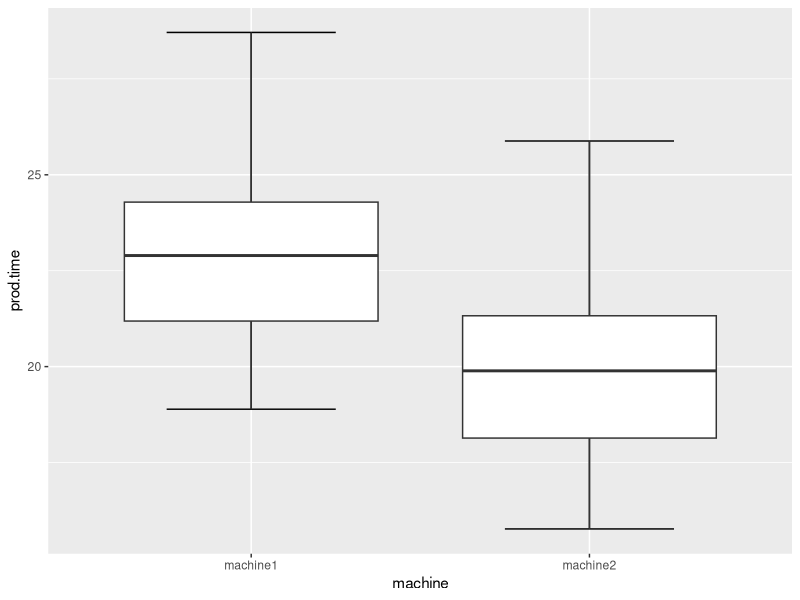

The R script that drew this image:

#*****************************************************************************
#         Week: April 24 - April 28: Two Sample Testing for Means
#*****************************************************************************


#Load Tidyverse
library(tidyverse)

#load dplyr
library(dplyr)

#load ggplot2
library(ggplot2)

# Today we discuss two-sample hypothesis testing for differences in population means,
# In a variety of fields, the need often arises to compare the behavior of
# one population with the behavior of another population
#To do this, we draw two samples (one from each population). 
#Hence the name "Two Sample Tests"

#Sometimes the samples are independent, and sometimes they are 
#matched in some way. Each sample comes from a separate population

# The objective is mostly to determine whether these populations
# are different from each other. Usually this involves tests of
# of hypotheses about population means.

#We can also test hypotheses about population variances.

# In testing hypotheses with two samples (from two different populations)
# The null hypothesis (H0) here is that the two populations are similar
#i.e. the average behavior of (a variable) in the two populations are similar

# i.e. any differences you see between the two samples 
# are due to chance and not real.

#The alternative hypothesis(H1) is that the average behavior of (a variable) in
#the two populations is NOT similar/the same


#We can have two-sided hypothesis testing for means:

# null        H0: mean 1 = mean 2 or mean 1 - mean 2 = 0
# alternative H1: mean 1<> mean2  or mean 1 - mean 2 <>0

#We can also have one-sided or one-tailed tests here, where the

# null H0: mean 1 - mean 2 = 0 and the alternative,
#      H1: mean 1 - mean 2 > 0 

# null H0: mean 1 - mean 2 = 0 and the alternative,
#      H1: mean 1 - mean 2 < 0


#The zero in these hypotheses is just the typical case.
#It is possible to test for any value - just substitute that value 
# for zero e.g.


#where the null H0: mean 1- mean 2 = 5 and the alternative
#               H1: mean 1 - mean 2 is not equal to 5




#To carry out the test follow these steps:

#Step 1: Set significance level (select your alpha)

#Step 2: Write out the null and alternative hypotheses

#Step 3: Calculate the mean and standard deviation of each sample

#Step 4: Subtract one mean from the other

#Step 5: Use a formula to convert the result of Step 4 into a test statistic

#Step 6: Obtain the p-value corresponding to the statistic

#Step 7: Compare the p-value from Step 5 to your chosen alpha

#Step 8: If p-value < = alpha reject null hypothesis otherwise fail
#        to reject the null hypothesis

#Step 9: Write your results and conclusion about the test

#------------------------------------------------------------------------
#Two sample tests for means in R
#------------------------------------------------------------------------

#There are two different t-tests:

# 1. Independent-means t-test: also called the independent-measures 
# or independent-samples t-test (assume equal or unequal variances)

# 2. Dependent-means t-test: also called matched-pairs 
# or paired-samples t-test

#-----------------------------------------------------------------------------
#INDEPENDENT MEANS T-TEST: Unknown population variances but are assumed equal
#-----------------------------------------------------------------------------

#****************************************************************************
#Example 1: Working with samples from two populations. 
#Assume equal variances

#Using 2 samples from 2 populations
#The variances of the population variables
# are not known but are assumed equal

#When you do not know a population variance, you use the 
#sample variance to estimate it

#When you have two samples, you average the two sample 
# variances to arrive at the estimate (this is called pooling)


#Assume we have the following samples from populations we 
# do not know variances for
# Assume the variances are equal


#The data are from production times for two machines (machine1 and machine2).
#The company is trying to determine if the average production time for both
#machines is the same (i.e. difference in population means for production time = 0)

machine1 <-c(24.58,22.09,23.70, 18.89, 22.02,28.71,24.44,20.91,23.83,20.83)

machine2 <-c(21.61,19.06,20.72,15.77,19,25.88,21.48,17.85,20.86,17.77)

# To test the following hypotheses at 5% significance level(alpha):

#H0 (null): true difference in means = 0
#H1(alternative): true difference in means <>0 (not equal to zero)

#R Code to test H0 versus H1 above:

t.test(machine1, machine2, var.equal=TRUE, alternative="two.sided", mu=0)

#Finding/Result:
# p-value (0.02528) is less than 5% significance setting
# i.e. p-value < alpha
# so we reject the null hypothesis

#Conclusion
#Since we reject the null, there is evidence that the true difference in means
#(i.e. the difference in the population variable means) is not equal to zero
#This means that the two populations are different or behave differently

#*************************************************************************************

#Example 2: Working with a data frame. Assume variances are equal

#We can work with a data frame that contains the two machine data as follows:

#Create data frame in long format. First create a vector for the 20 production
#times - machine1's times first then machine2's production times

prod.time <-c(machine1, machine2)

#create a vector of the two machine names

machine <- c("machine1", "machine2")

#Turn vector above into a vector of 10 repetitions of
#machine1 and machine2

machine <-rep(machine, times=c(10,10))

#Create data frame

DF <-data.frame(machine, prod.time)

#display DF

DF

#or use the view function

view(DF)

#We can test the following at alpha = 5%

#H0: Mean production time across the two machines are similar/equal
#H1: Mean production time across the two machines are not similar/equal


#We then conduct the t-test as follows:

with(DF, t.test(prod.time ~ machine, var.equal=TRUE,
                alternative="two.sided", mu=0))

#Finding/result:
# the p-value (0.02) is < alpha(0.05), so we reject the null hypothesis (H0)

#Conclusion:
#Since we reject the null hypothesis, there is evidence in favor of the 
# alternative i.e. there is evidence that the mean production time
# for the two machines are not similar/equal

#visualizing your findings/results in a Boxplot

ggplot(DF, aes(x=machine, y=prod.time))+
  stat_boxplot(geom="errorbar", width=.5)+
  geom_boxplot()

#**********************************************************************************
#Example 3

#The data are from production times for two performance monitoring 
#devices (fitbit1 and fitbit2).
#Suppose you are trying to determine if the devices are very similar in the population
# (i.e. difference in population means for heartbeat measurements = 0)

fitbit1 <-c(65,120,45, 46, 47,49,51,70,44,69, 85,81, 80)

fitbit2 <-c(61,109,45,55,66,85, 62,74,76,66,85,102,67)

# To test the following hypotheses at 1% significance level(alpha):

#H0 (null): true difference in means = 0
#H1(alternative): true difference in means <>0 (not equal to zero)

#R Code to test H0 versus H1 above:

t.test(fitbit1, fitbit2, var.equal=TRUE, alternative="two.sided", mu=0)

#Finding/Result:
#p-value (0.3382) > alpha (0.01). We fail to reject the null hypothesis

#Conclusion


#Since we fail to reject the null hypothesis, we conclude that 
#There is evidence in favor of the alternative hypothesis

#**************************************************************************************
#Example 4

#The data are from production times for two performance monitoring 
#devices (fitbit1 and fitbit2).
#Suppose you are trying to determine if the devices are very similar in the population
# (i.e. difference in population means for heartbeat measurements = 5)

fitbit1 <-c(65,120,45, 46, 47,49,51,70,44,69, 85,81, 80)

fitbit2 <-c(61,109,45,55,66,85, 62,74,76,66,85,102,67)

# To test the following hypotheses at 1% significance level(alpha):

#H0 (null): true difference in means = 5
#H1(alternative): true difference in means <>5 (not equal to 5)

#R Code to test H0 versus H1 above:

t.test(fitbit1, fitbit2, var.equal=TRUE, alternative="two.sided", mu=5)

#Finding/Result:
#p-value (0.1214) > alpha (0.01). We fail to reject the null hypothesis

#Conclusion:

#Since we fail to reject the null hypothesis, there is evidence
# in favor of the alternative

#****************************************************************************
#Example 6: One-sided test/one-tailed

#Suppose you have two samples from two groups of students that took the same 
#test and you want to test which population did better on the test on average
#Assume the population variances are equal for the test score variable

#Conduct a significance test at 10% that first set of test takers (test_t1)
# are better test takers than the second set of test takers (test_t2)

test_t1 <-c(87,85,99,75,92,43,56)
test_t2 <-c(98,97,64,56,98,100,47,66)

#H0: population mean for test_t1 = population mean for test_t2
#H1: population mean for test_t1 > population mean for test_t2

#alpha = 10% = 0.1

t.test(test_t1, test_t2, var.equal=TRUE, alternative="greater", mu=0)


#Findings/results?


#Conclusion?

#---------------------------------------------------------------------------------
#INDEPENDENT MEANS T-TEST: Unknown population variances but are NOT assumed equal
#---------------------------------------------------------------------------------

#*******************************************************************************
#Example 1: Assume unequal population variable variances 

#The data are from production times for two machines (machine1 and machine2).
#The company is trying to determine if the average production time for both
#machines is the same (i.e. difference in population means for production time = 0)

machine1 <-c(24.58,22.09,23.70, 18.89, 22.02,28.71,24.44,20.91,23.83,20.83)

machine2 <-c(21.61,19.06,20.72,15.77,19,25.88,21.48,17.85,20.86,17.77)


# To test the following hypotheses at 5% significance level(alpha):

#H0 (null): true difference in means = 0
#H1(alternative): true difference in means <>0 (not equal to zero)

#R Code to test H0 versus H1 above:

t.test(machine1, machine2, var.equal=FALSE, alternative="two.sided", mu=0)

#Finding/Result:
# p-value (0.02528) is less than 5% significance setting
# i.e. p-value < alpha
# so we reject the null hypothesis

#Conclusion
#Since we reject the null, there is evidence that the true difference in means
#(i.e. the difference in the population variable means) is not equal to zero
#This means that the two populations are different or behave differently


#Given that we reject the null for both significance tests
# (when we assume equal and unequal variances),
# we can conclude that the production times for both machines are different at 
# the population level (i.e. their average behavior is different)


#***************************************************************************************
#Example 2: Difference in means test with unknown population variances that are assumed equal

# Suppose the Boulder Valley School District (BVSD) devised a questionnaire 
# to measure the level of satisfaction for graduates of two competing 
# state schools. Past history indicates that the variance in the
# metric for measuring satisfaction for both schools is equal.

# The statistic is randomly administered to 11 schools from 
# the first school (School1) and 15 students from the second school (School2) as follows:

school1 <-c(69,75,76,80,81,82,86,89,91,92,97)

school2 <-c(59,62,66,70,70,75,75,77,78,79,81,84,84,86,94)


#Question 1
#Conduct a test of significance at 10% to verify if the difference in 
# mean population satisfaction levels is greater than zero. Assume the
# variances in satisfaction levels in the population are not known 
#and are not known to be equal

#Question 1 Answer:

#This is a one-sided test

#H0: Mean population satisfaction levels for school 1 is 
# equal to mean population satisfaction levels for school 2 (implying that
#difference mean population satisfaction levels is less than or equal to zero )

#H1: Mean population satisfaction levels for school 1 is greater than
# population satisfaction levels for school 2 (implying that
#difference mean population satisfaction levels is greater than zero )

# alpha = 0.1

#R code for the test:

t.test(school1, school2, var.equal=FALSE, alternative="greater", mu=0)


#Finding

#p-value < 0.05. 
#So we reject the null hypothesis

#Conclusion

#Since we reject the null hypothesis, there is evidence that 
# the Mean population satisfaction levels for school 1 is greater than
# population satisfaction levels for school 2 (implying that
#difference mean population satisfaction levels is greater than zero )

#Question 2
#Conduct a test of significance at 5% to verify if the difference in 
# mean population satisfaction levels is zero or not equal to zero
#Assume the variances in satisfaction levels in the population are 
#NOT known to be equal


#Question 2 Answer:

#This is a two-sided test

#H0: Mean population satisfaction levels are equal (implying that
#difference mean population satisfaction levels is equal to zero )

#H1: Mean population satisfaction levels are not equal (implying that
#difference mean population satisfaction levels is not equal to zero )

# alpha = 0.05

#R code for the test:

t.test(school1, school2, var.equal=FALSE, alternative="two.sided", mu=0)

#Finding/Result

#p-value <0.05
#So we reject the null hypothesis

#Conclusion

#Since we reject the null hypothesis, there is evidence that 
#Mean population satisfaction levels are not equal (implying that
#difference mean population satisfaction levels is not equal to zero )

# i.e. there is evidence in favor of the alternative

#Question 3
#Conduct a test of significance at 1% to verify if the difference in 
# mean population satisfaction levels is zero or not equal to zero
#In this question, assume historical variances are not known to be equal 

#Question 3 Answer:

#This is a two-sided test

#H0: Mean population satisfaction levels are equal (implying that
#difference mean population satisfaction levels is equal to zero )

#H1: Mean population satisfaction levels are not equal (implying that
#difference mean population satisfaction levels is not equal to zero )

# alpha = 0.01

#R code for the test:

t.test(school1, school2, var.equal=FALSE, alternative="two.sided", mu=0)


#Finding/Result

#p-value < alpha(0.05)
#So we reject the null hypothesis

#Conclusion

#Since we reject the null hypothesis, there is evidence that
#Mean population satisfaction levels are not equal (implying that
#difference mean population satisfaction levels is not equal to zero )

#Question 4


#Conduct a test of significance at 1% to verify if the difference in 
# mean population satisfaction levels is equal to or not equal to 70
#In this question, assume historical variances are not known to be unequal 

#Question 4 Answer:

#This is a two-sided test

#H0: Mean population satisfaction levels are equal to 70 (implying that
#difference mean population satisfaction levels is equal to 70)

#H1: Mean population satisfaction levels is not equal to 70(implying that
#difference mean population satisfaction levels is not equal to 70)

# alpha = 0.01

#R code for the test:

t.test(school1, school2, var.equal=FALSE, alternative="two.sided", mu=70)


#Finding/Result

#p-value (6.156e-15) < alpha (0.05)
#So we reject the null hypothesis

#Conclusion

#Since we reject the null hypothesis, there is evidence that the
#mean population satisfaction levels is not equal to 70(implying that
#difference mean population satisfaction levels is not equal to 70)

# i.e. there is evidence in favor of the alternative

#------------------------------------------------------------------
#DEPENDENT MEANS T-TEST/PAIRED SAMPLES T-TEST
#------------------------------------------------------------------


#Independent means t-test uses samples that are not dependent 
#on each other i.e. choosing a member of one sample has no bearing on
# choosing a member for the other sample

# Dependent means t-tests use samples that are dependent or matched
# in one way or another e.g. in a before-and-after study, members of 
# one sample (before) are the same members that are selected 
# for the other sample(after).

#For example, a weight-loss before/after study would draw a sample
# from a population but effectively reuse the members of one sample
# in the other sample

#***************************************************************************
#Example 1

#A pharmaceutical company is running a weight-loss program.
#The belief of a skeptical newspaper is that the program does
# not deliver any benefits to members of a community

#To prove their point, the newspaper hires a research student 
# to gather the following weight data from participants
# in the program:

before <-c(198,201,210,185,204,156,167,197,220,186)
after <-c(194,203,200,183,200,153,166,197,215,184)

#The newspaper asks the student to test the following hypotheses:

#H0: mean population weight before is equal to mean population weight after participating in program
#H1: mean population weight before is not equal to mean population weight after participating in program

# alpha = 5% (0.05)

t.test(before, after, alternative="two.sided", paired=TRUE)

#Finding/Result:
# p-value < alpha, implying that we reject the null hypothesis

#Conclusion: 
#Since we reject the null hypothesis, we conclude that there is evidence
# in favor of the alternative hypothesis

#i.e. there is evidence that the mean population weight before participating
# in the weight-loss program is not equal to the mean population weight after 
#participating in the weight-loss program

#We can also do a one-sided, paired sample t-test using the same data as follows:

#H0: mean population weight before is less than or equal to mean population weight after participating in program
#H1: mean population weight before is greater than mean population weight after participating in program

# alpha = 5% (0.05)

t.test(before, after, alternative="greater", paired=TRUE)

#Finding/Result:
#p-value < alpha, implying that we reject the null hypothesis

#Conclusion:

# There is evidence  that the mean population weight before participating
# in the weight-loss program is greater than the mean population weight after 
# participating in the weight-loss program



